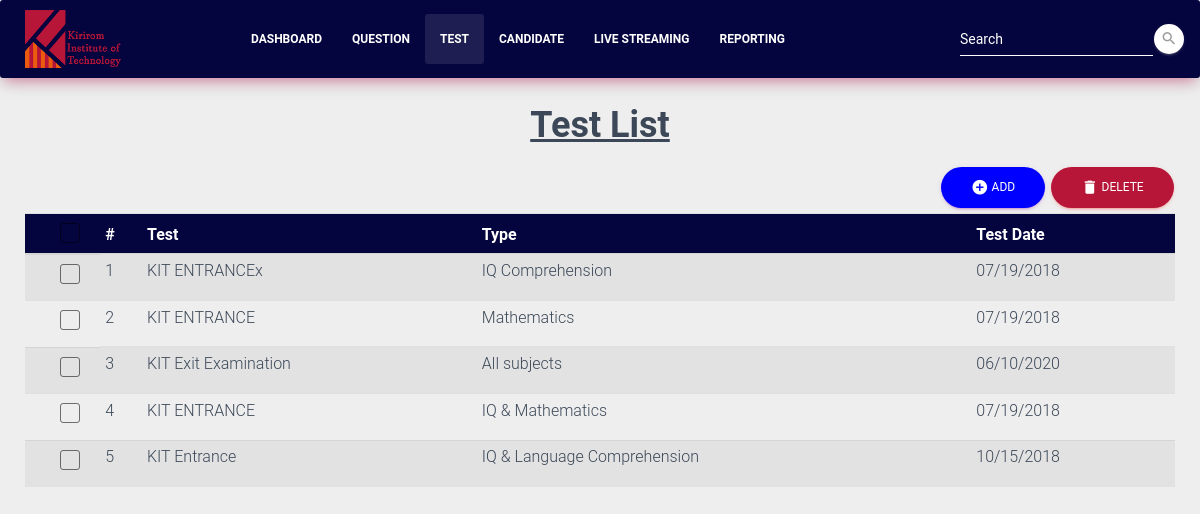
/test/, run on an earlier commit of the app's database.
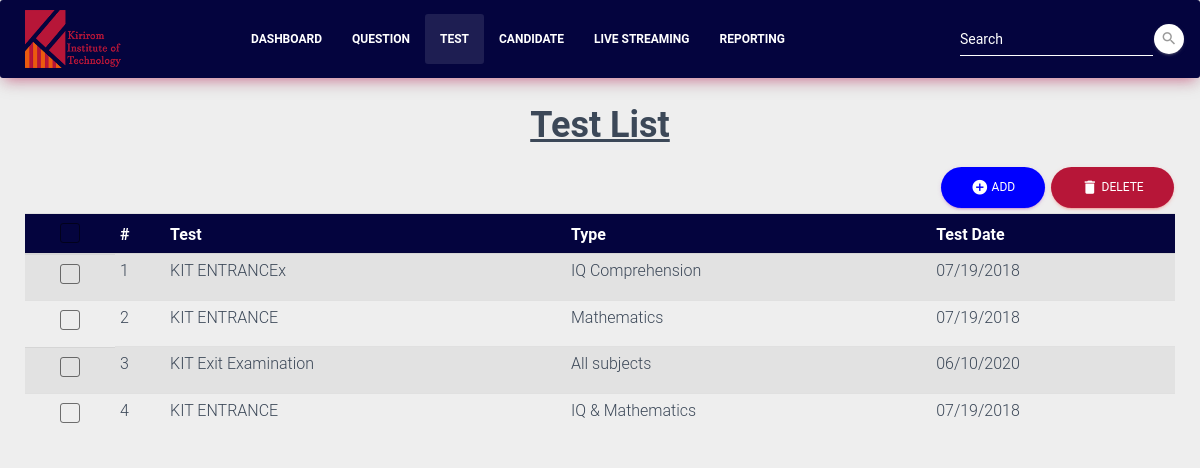
And on a later commit of the database.
### test_management/models.py (models this page shows, shortened)
class Test(models.Model):
    test_name = models.TextField(max_length=45)
    test_type = models.TextField(max_length=45)
    test_date = models.DateField()
    create_date = models.DateTimeField(auto_now_add=True)

### test_management/views.py (the view)
# urls.py: url(r'^test/', views.test_list, name='test'),
def test_list(request):
    tests = Test.objects.all()
    return render(request, 'test_list.html', {'tests' : tests})

### templates/test_list.html (shortened to what this page needs)
{% extends 'navigation_bar.html'%}
{% block test_list %}
<nav class="navbar navbar-expand-lg bg-rose">
    <img src="../static/img/kit-11.png" style="width: 8%; margin-left: 25px;">
    <div class="container">
        <div class="collapse navbar-collapse" style="margin-left: 100px;">
            <ul class="navbar-nav">
                <li class="nav-item">
                    <a href="{% url 'register' %}" class="nav-link"><b>Dashboard</b></a>
                </li>
                <li class="nav-item">
                    <a href="{% url 'question' %}" class="nav-link"><b>Question</b></a>
                </li>
                <li class="nav-item active active">
                    <a href="{% url 'test' %}" class="nav-link"><b>Test</b></a>
                </li>
                <li class="nav-item">
                    <a href="{% url 'candidate' %}" class="nav-link"><b>Candidate</b></a>
                </li>
                <li class="nav-item">
                    <a href="{% url 'livertc' %}" class="nav-link"><b>Live Streaming</b></a>
                </li>
                <li class="nav-item">
                    <a href="#report" class="nav-link"><b>Reporting</b></a>
                </li>
            </ul>
            <form class="form-inline ml-auto">
                <div class="form-group has-white">
                  <input type="text" class="form-control" placeholder="Search">
                </div>
                <button type="submit" class="btn btn-white btn-raised btn-fab btn-fab-mini btn-round">
                    <i class="material-icons">search</i>
                </button>
            </form>
        </div>
    </div>
</nav>
<div class="container">
    <center><h2><b><u>Test List</u></b></h2></center>
</div>
<div id="inline-toolbar">
<button class="btn btn-round btn-primary add-btn-test" data-toggle="modal" data-target="#addModal">
  <i class="material-icons" >add_circle</i>   Add
</button>
    <button class="btn btn-round btn-danger delete-btn-test" data-toggle="modal">
  <i class="material-icons" action >delete</i>   Delete
</button>
</div>
<div class="table-container">
    <div class="table-responsive">
        <table id="fresh-table" class="table table-striped test-list  table-hover table-sm">
                <thead class="thead-table-list">
                    <tr>
                        <th scope="col">
                            <div class="form-check">
                                <label class="form-check-label">
                                <span class="form-check-sign">
                                    <span class="check"></span>
                                </span>
                                </label>
                            </div>
                        </th>
                        <th scope="col">#</th>
                        <th scope="col">Test</th>
                        <th scope="col">Type</th>
                        <th scope="col">Test Date</th>
                    </tr>
                </thead>
                <tbody>
                    {% for test in tests %}
                    <tr data-id="{{ test.id }}" class="table-row">
                        <td class="form-check">
                            <div class="form-check">
                                <label class="form-check-label">
                                    <span class="form-check-sign">
                                    <span class="check"></span>
                                    </span>
                                </label>
                            </div>
                        </td>
                        <td>{{ forloop.counter }}</td>
                        <td name="test_name">{{ test.test_name }}</td>
                        <td name="test_type">{{ test.test_type }}</td>
                        <td name="test_date">{{ test.test_date|date:"m/d/Y" }}</td>
                    </tr>
                    {% endfor %}
                </tbody>
        </table>
    </div>
</div>
{% endblock %}

What changed in the data, as far as the page shows it:
removed Test: test_name "KIT Entrance", test_type "IQ & Language Comprehension", test_date "10/15/2018"
